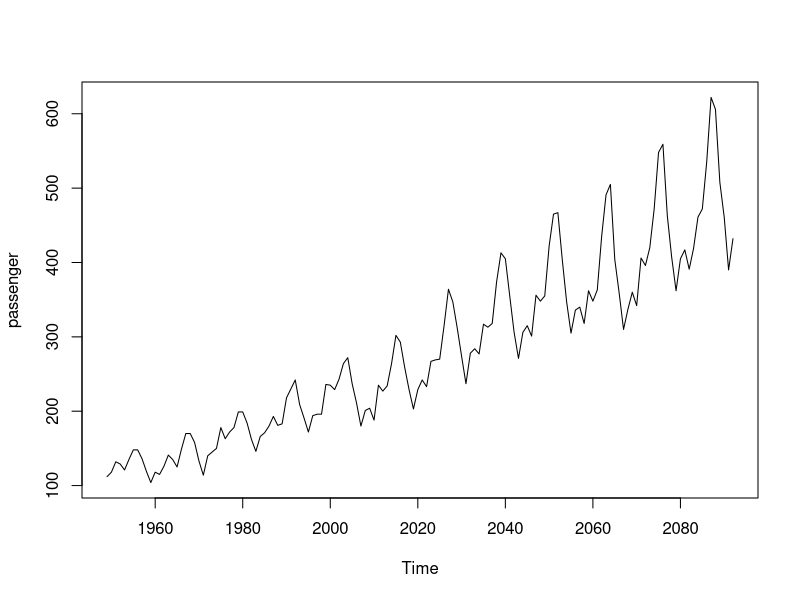
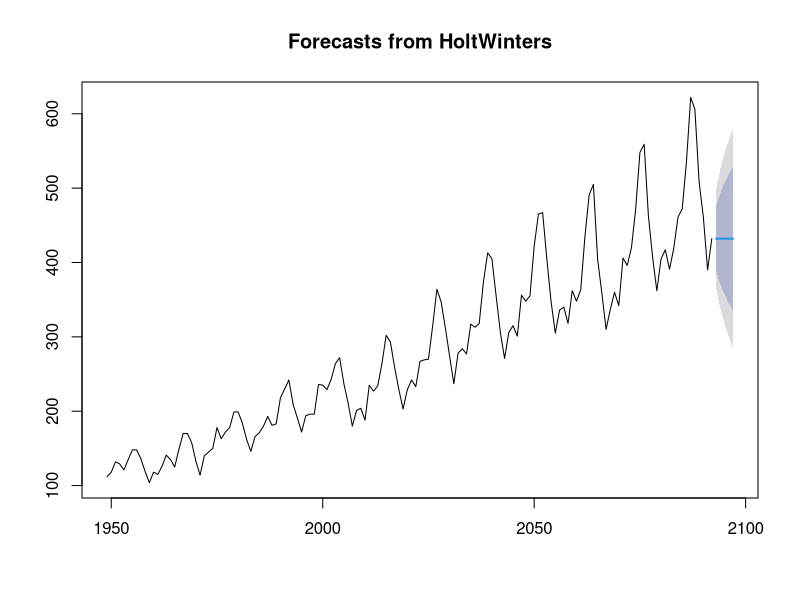

Reproduce these figures in R, in order. (Note: this script raises an error after producing the figures.)
#simple forecasting
AirPassengers
passenger <- ts(AirPassengers, start = c(1949))
passenger
plot.ts(passenger)

passenger_hw <-HoltWinters(passenger,beta = F,gamma = F)
passenger_hw

passenger_hw$fitted

library(forecast)
passenger_hw_forecast <- forecast:::forecast.HoltWinters(passenger_hw,h=5)
passenger_hw_forecast
forecast:::plot.forecast(passenger_hw_forecast)
#alpha value close to 1 means relatively recent value was taken to smoothen the time plot
#data having only trend component
sales_ts
sales_ts <- ts(sales, start = c(2000),frequency = 1)
plot.ts(sales_ts)
sales_yearly_forecst <-HoltWinters(sales_ts,gamma = F)
sales_yearly_forecst
plot(sales_yearly_forecst)#red line indicates forecasted values
#forecasting vlaues
sale_forecast <- forecast:::forecast.HoltWinters(sales_yearly_forecst,h=10)
forecast:::plot.forecast(sale_forecast)
#dark blue is actual value forecast, lighter blue is 80% confidence region, even lighter blue is 95% confidence

#for data with both trend and seasonal values
AirPassengers
plot.ts(AirPassengers)
AirPassengers_hw <-HoltWinters(AirPassengers)
plot(AirPassengers_hw)

AirPassengers_hw
AirPassengers_forecast <- forecast:::forecast.HoltWinters(AirPassengers_hw,h=25)
forecast:::plot.forecast(AirPassengers_forecast)
#simple testing for validation of the model
plot.ts(AirPassengers_forecast$residuals)
#if it shows constant variance and trend then it is a good model to use

#for testing
acf(na.exclude(AirPassengers_forecast$residuals,lag.max = 25))
pacf(AirPassengers_forecast, type = "o")
Box.test(AirPassengers_forecast$residuals,lag = 25,type = "Ljung-Box")# A small p-value is evidence that there is dependence. So you want to see large p-values.But a large p-value is not really evidence of independence -- merely a lack of evidence of dependence.
hist(AirPassengers_forecast$residuals)
